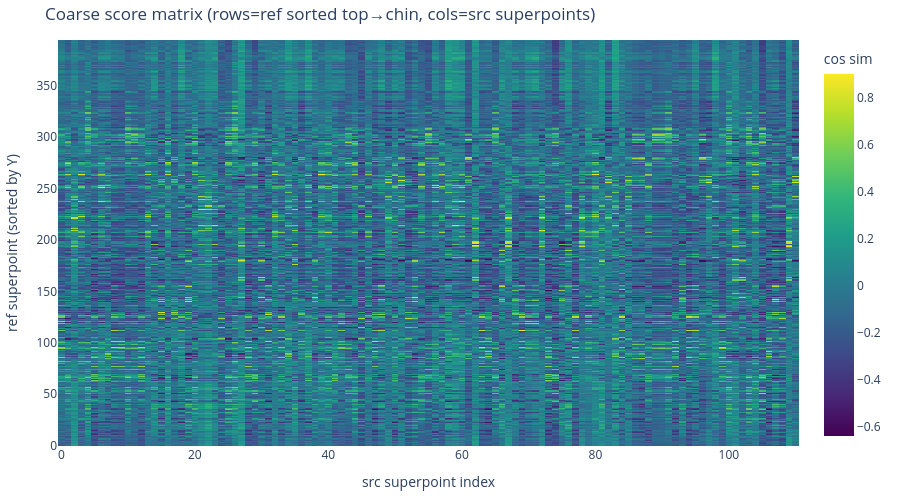
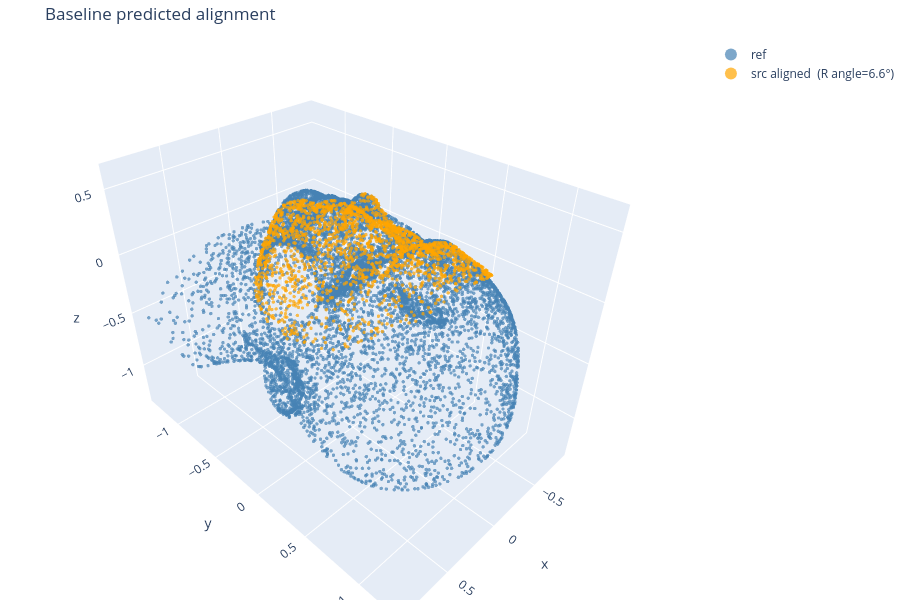

Notebook cell for these charts, in order:
### Code cell
# Score matrix heatmap: rows=ref superpoints, cols=src superpoints
sm = res0['score_matrix']  # shape [N_ref_c, N_src_c]
print(f'Score matrix shape: {sm.shape}   min={sm.min():.4f}  max={sm.max():.4f}')

# Sort ref by Y coord (top of head → chin) for cleaner layout
ref_y_order = np.argsort(ref_pts_c_np[:, 1])[::-1]
sm_sorted = sm[ref_y_order, :]

fig_hm = go.Figure(data=go.Heatmap(
    z=sm_sorted,
    colorscale='Viridis',
    colorbar=dict(title='cos sim'),
))
fig_hm.update_layout(
    title='Coarse score matrix (rows=ref sorted top→chin, cols=src superpoints)',
    xaxis_title='src superpoint index', yaxis_title='ref superpoint (sorted by Y)',
    height=500, margin=dict(l=50, r=20, b=50, t=40),
)
fig_hm.show()

# Show the predicted alignment for reference
src_0_aligned = apply_transform(res0['src_pts_0'], res0['estimated_transform']).cpu().numpy()
show_reg(
    [pcd_trace(res0['ref_pts_0'].cpu().numpy(), 'steelblue', 'ref'),
     pcd_trace(src_0_aligned, 'orange', f'src aligned  (R angle={angle0:.1f}°)')],
    'Baseline predicted alignment',
)

### Figure 1 — Plotly figure (JSON) as saved in the notebook; plotly's stock layout.template omitted (floating-point values rounded to 4 significant figures; data arrays with more than 128 entries replaced by an {"elided": "..."} marker saying what was removed)
{"data": [{"colorbar": {"title": {"text": "cos sim"}}, "colorscale": [[0, "#440154"], [0.1111, "#482878"], [0.2222, "#3e4989"], [0.3333, "#31688e"], [0.4444, "#26828e"], [0.5556, "#1f9e89"], [0.6667, "#35b779"], [0.7778, "#6ece58"], [0.8889, "#b5de2b"], [1, "#fde725"]], "type": "heatmap", "z": {"elided": "395x111 float values"}}], "layout": {"height": 500, "margin": {"b": 50, "l": 50, "r": 20, "t": 40}, "title": {"text": "Coarse score matrix (rows=ref sorted top→chin, cols=src superpoints)"}, "xaxis": {"title": {"text": "src superpoint index"}}, "yaxis": {"title": {"text": "ref superpoint (sorted by Y)"}}}}

### Figure 2 — Plotly figure (JSON) as saved in the notebook; plotly's stock layout.template omitted (floating-point values rounded to 4 significant figures; data arrays with more than 128 entries replaced by an {"elided": "..."} marker saying what was removed)
{"data": [{"marker": {"color": "steelblue", "opacity": 0.7, "size": 2}, "mode": "markers", "name": "ref", "type": "scatter3d", "x": {"elided": "10788 float values"}, "y": {"elided": "10788 float values"}, "z": {"elided": "10788 float values"}}, {"marker": {"color": "orange", "opacity": 0.7, "size": 2}, "mode": "markers", "name": "src aligned  (R angle=6.6°)", "type": "scatter3d", "x": {"elided": "2000 float values"}, "y": {"elided": "2000 float values"}, "z": {"elided": "2000 float values"}}], "layout": {"height": 600, "legend": {"itemsizing": "constant"}, "margin": {"b": 0, "l": 0, "r": 0, "t": 40}, "scene": {"aspectmode": "data"}, "title": {"text": "Baseline predicted alignment"}}}
